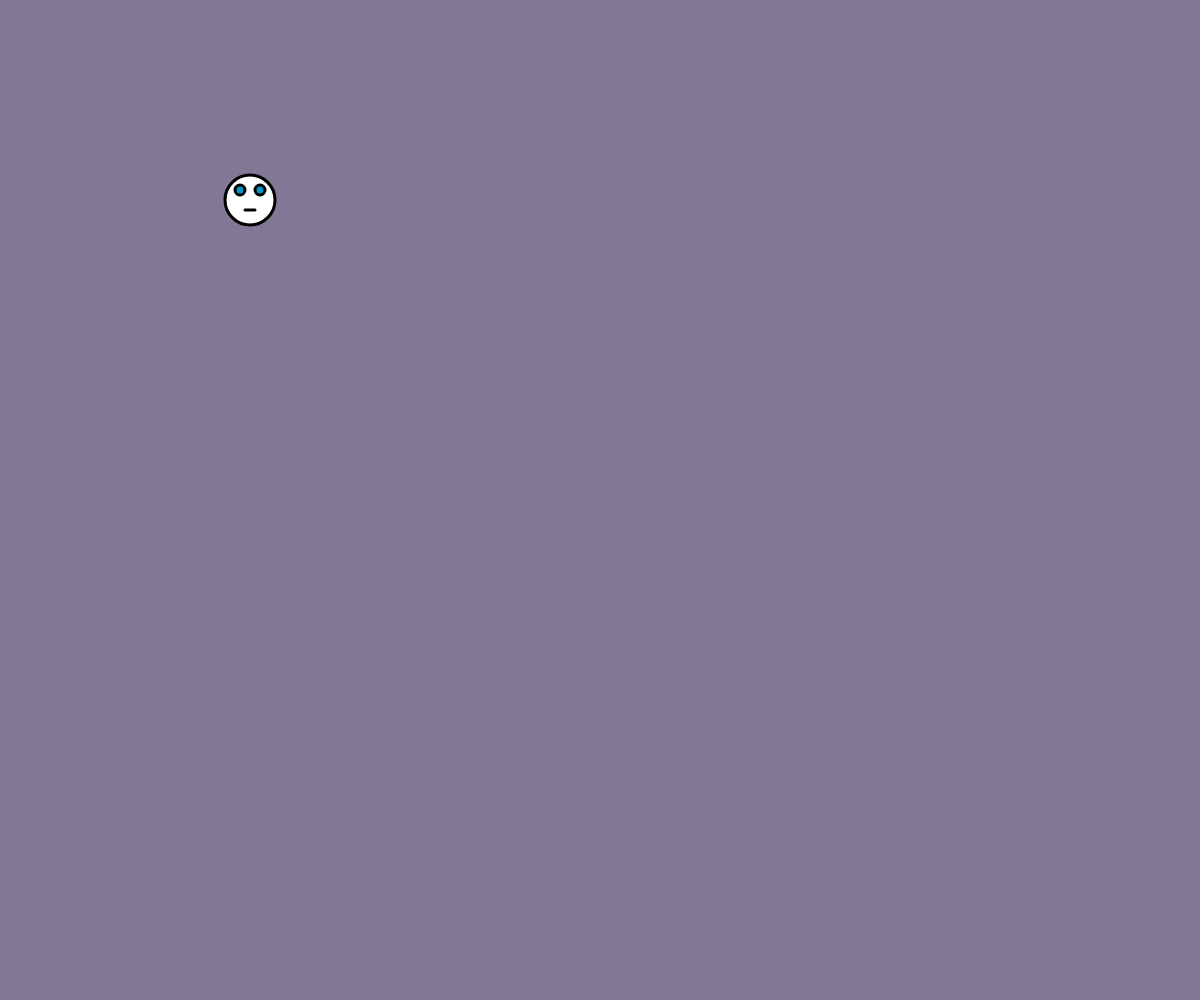
Frame 1 (no input)
Frame 60 (no input): identical to frame 1, image omitted
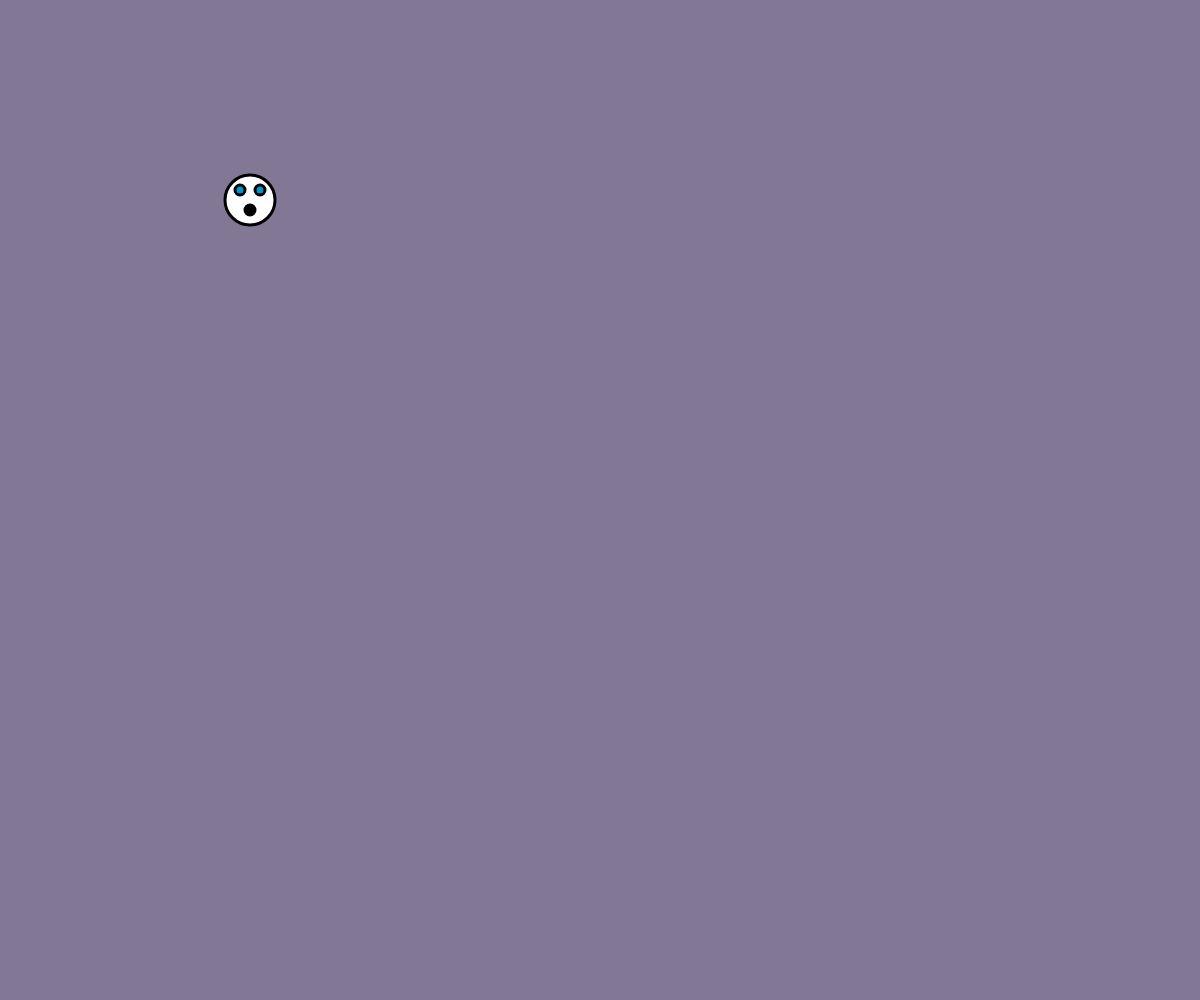
Frame 120 (the mouse pressed at the canvas centre since frame 60)

The p5.js sketch that drew these frames (run headless with seeded random() and noise() and a simulated clock; from frame 60 on, the mouse is pressed at the canvas centre):

// p5.js sketch
// ── sketch.js
// Project Title
// Your Name
// Date
//
// Extra for Experts:
// - describe what you did to take this project "above and beyond"

let x,y;
let r=0;
function setup() {
  createCanvas(windowWidth, windowHeight);
  x=width/2;
  y=height/2;

}

function draw() {
  background(130,120,150);
  character(250,200);
}
function character(x,y){
  fill(255,255,255);
  strokeWeight(3);
  ellipse(x,y,50,50);
  fill(0,150,200);
  ellipse(x-10,y-10,10,10);//left
  ellipse(x+10,y-10,10,10);//right
  
  if(mouseIsPressed){
    fill(0);
    ellipse(x, y+10, 10, 10);
  } else{
    line(x-5,y+10,x+5,y+10);//mouth
  }
}
function keyInput(){
  if(keyCode===LEFT_ARROW){
    x-=10;
  } else if (keyCode===RIGHT_ARROW){
    x-+10;
  }
}
